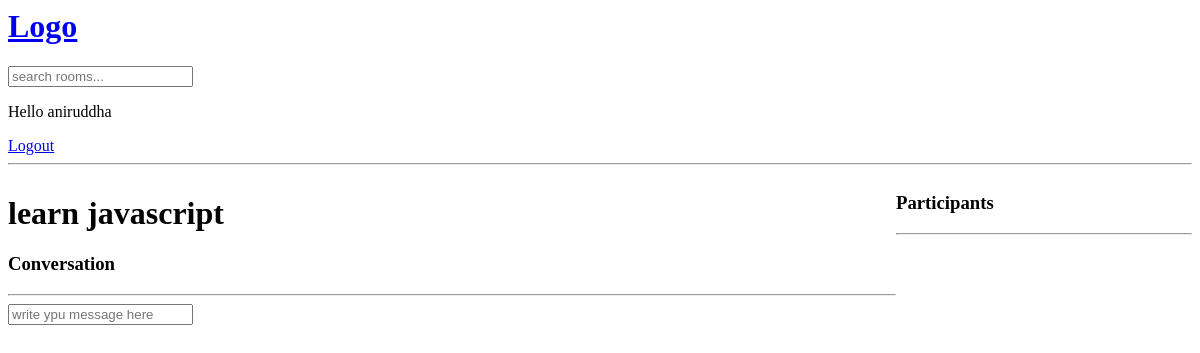
Before: /room/1/ (signed in) with the older database file.
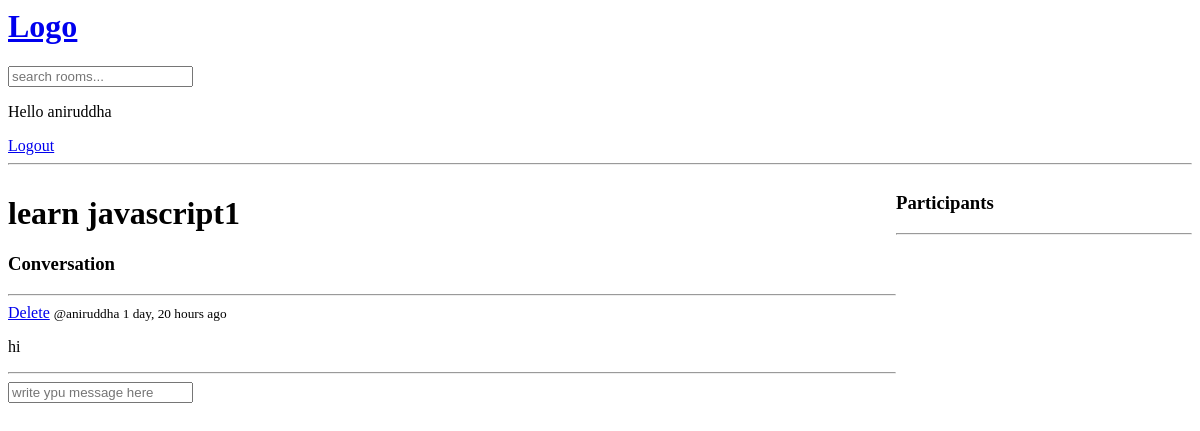
After: the same page with the newer database file.
### base/models.py (models this page shows, shortened)
class Room(models.Model):
    host=models.ForeignKey(User,on_delete=models.SET_NULL,null=True)
    topic=models.ForeignKey(Topic,on_delete=models.SET_NULL,null=True)
    name=models.CharField(max_length=200)
    description=models.TextField(null=True,blank=True)
    participants=models.ManyToManyField(User,related_name='participants',blank=True)
    updated=models.DateTimeField(auto_now=True)
    created=models.DateTimeField(auto_now_add=True)
    class Meta:
        ordering=['-updated','-created']

class Message(models.Model):
    user=models.ForeignKey(User,on_delete=models.CASCADE)
    room=models.ForeignKey(Room,on_delete=models.CASCADE)
    body=models.TextField()
    updated=models.DateTimeField(auto_now=True)
    created=models.DateTimeField(auto_now_add=True)

### base/views.py (the view, shortened to what this page needs)
# urls.py: path('room/<str:pk>/',views.room,name="room"),
def room(request,pk):
    room=Room.objects.get(id=pk)
    room_messages=room.message_set.all().order_by('-created')
    participants=room.participants.all()
    context ={'room':room,'room_messages':room_messages,'participants':participants}
    return render(request,'base/room.html',context)

### base/templates/base/room.html (shortened to what this page needs)
{%extends 'main.html'%} {%block content%}
<div class="room-container">
  <div>
    <h1>{{room.name}}</h1>
    <div class="comment-wrapper">
      <h3>Conversation</h3>
      <hr />
      {% for message in room_messages%}
      <div>
        {%if request.user == message.user %}
        <a href="{% url 'delete-message' message.id %}">Delete</a>
        {% endif %}
        <small>@{{message.user}} {{message.created | timesince}} ago</small>
        <p>{{message.body}}</p>
        <hr />
      </div>
      {%endfor%}
    </div>
    {% if request.user.is_authenticated%}
    <div class="comment-form">
      <form method="POST" action="">
        <input type="text" name="body" placeholder="write ypu message here" />
      </form>
    </div>
    {%endif%}
  </div>
  <div>
    <h3>Participants</h3>
    <hr />
  </div>
</div>
{%endblock%}

Changed rows visible on the page:
changed Room: name "learn javascript" → "learn javascript1"
added Message: shows "Delete", user "aniruddha", created "1 day, 20 hours", body "hi"
